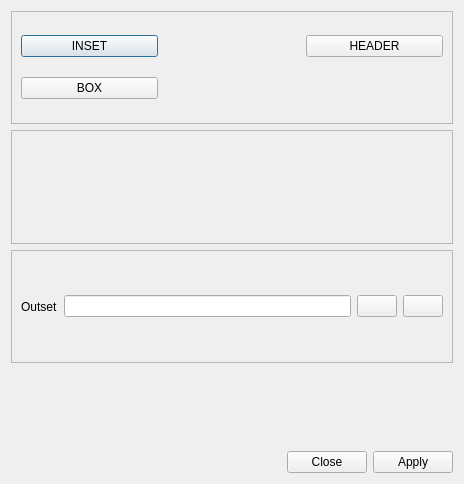
<?xml version="1.0" encoding="UTF-8"?>
<ui version="4.0">
 <class>decim</class>
 <widget class="QDialog" name="decim">
  <property name="geometry">
   <rect>
    <x>0</x>
    <y>0</y>
    <width>464</width>
    <height>484</height>
   </rect>
  </property>
  <property name="windowTitle">
   <string>DECIM</string>
  </property>
  <layout class="QVBoxLayout" name="verticalLayout">
   <item>
    <widget class="QFrame" name="frame">
     <property name="frameShape">
      <enum>QFrame::StyledPanel</enum>
     </property>
     <property name="frameShadow">
      <enum>QFrame::Raised</enum>
     </property>
     <layout class="QGridLayout" name="gridLayout">
      <item row="0" column="0">
       <widget class="QPushButton" name="insetButton">
        <property name="text">
         <string>INSET</string>
        </property>
       </widget>
      </item>
      <item row="0" column="2">
       <widget class="QPushButton" name="headerButton">
        <property name="text">
         <string>HEADER</string>
        </property>
       </widget>
      </item>
      <item row="1" column="0">
       <widget class="QPushButton" name="boxButton">
        <property name="text">
         <string>BOX</string>
        </property>
       </widget>
      </item>
      <item row="0" column="1">
       <widget class="QLabel" name="insetLabel">
        <property name="text">
         <string/>
        </property>
       </widget>
      </item>
      <item row="1" column="1">
       <widget class="QLabel" name="boxLabel">
        <property name="text">
         <string/>
        </property>
       </widget>
      </item>
     </layout>
    </widget>
   </item>
   <item>
    <widget class="QFrame" name="dimensionFrame">
     <property name="frameShape">
      <enum>QFrame::StyledPanel</enum>
     </property>
     <property name="frameShadow">
      <enum>QFrame::Raised</enum>
     </property>
     <layout class="QVBoxLayout" name="dimensionLayout"/>
    </widget>
   </item>
   <item>
    <widget class="QFrame" name="frame_2">
     <property name="frameShape">
      <enum>QFrame::StyledPanel</enum>
     </property>
     <property name="frameShadow">
      <enum>QFrame::Raised</enum>
     </property>
     <layout class="QHBoxLayout" name="horizontalLayout_4">
      <item>
       <widget class="QLabel" name="label_7">
        <property name="text">
         <string>Outset</string>
        </property>
       </widget>
      </item>
      <item>
       <widget class="QLineEdit" name="outsetLine"/>
      </item>
      <item>
       <widget class="QPushButton" name="browserButton">
        <property name="text">
         <string/>
        </property>
        <property name="icon">
         <iconset resource="../resources.qrc">
          <normaloff>:/fileopen.png</normaloff>:/fileopen.png</iconset>
        </property>
       </widget>
      </item>
      <item>
       <widget class="QPushButton" name="replaceButton">
        <property name="text">
         <string/>
        </property>
        <property name="icon">
         <iconset resource="../resources.qrc">
          <normaloff>:/replace.jpg</normaloff>:/replace.jpg</iconset>
        </property>
       </widget>
      </item>
     </layout>
    </widget>
   </item>
   <item>
    <widget class="QFrame" name="advise_panel">
     <property name="enabled">
      <bool>true</bool>
     </property>
     <property name="sizePolicy">
      <sizepolicy hsizetype="Preferred" vsizetype="Maximum">
       <horstretch>0</horstretch>
       <verstretch>0</verstretch>
      </sizepolicy>
     </property>
     <property name="frameShape">
      <enum>QFrame::NoFrame</enum>
     </property>
     <property name="frameShadow">
      <enum>QFrame::Raised</enum>
     </property>
     <layout class="QVBoxLayout" name="advise_panel_layout">
      <item>
       <widget class="QLabel" name="status">
        <property name="text">
         <string/>
        </property>
       </widget>
      </item>
      <item>
       <widget class="QLabel" name="errorMsg">
        <property name="text">
         <string/>
        </property>
       </widget>
      </item>
      <item>
       <widget class="QFrame" name="extra_panel">
        <property name="sizePolicy">
         <sizepolicy hsizetype="Preferred" vsizetype="Maximum">
          <horstretch>0</horstretch>
          <verstretch>0</verstretch>
         </sizepolicy>
        </property>
        <property name="frameShape">
         <enum>QFrame::NoFrame</enum>
        </property>
        <property name="frameShadow">
         <enum>QFrame::Raised</enum>
        </property>
        <layout class="QVBoxLayout" name="extra_panel_layout"/>
       </widget>
      </item>
     </layout>
    </widget>
   </item>
   <item>
    <widget class="QDialogButtonBox" name="buttonBox">
     <property name="orientation">
      <enum>Qt::Horizontal</enum>
     </property>
     <property name="standardButtons">
      <set>QDialogButtonBox::Apply|QDialogButtonBox::Close</set>
     </property>
    </widget>
   </item>
  </layout>
 </widget>
 <resources>
  <include location="../resources.qrc"/>
 </resources>
 <connections>
  <connection>
   <sender>buttonBox</sender>
   <signal>accepted()</signal>
   <receiver>decim</receiver>
   <slot>accept()</slot>
   <hints>
    <hint type="sourcelabel">
     <x>248</x>
     <y>254</y>
    </hint>
    <hint type="destinationlabel">
     <x>157</x>
     <y>274</y>
    </hint>
   </hints>
  </connection>
  <connection>
   <sender>buttonBox</sender>
   <signal>rejected()</signal>
   <receiver>decim</receiver>
   <slot>reject()</slot>
   <hints>
    <hint type="sourcelabel">
     <x>316</x>
     <y>260</y>
    </hint>
    <hint type="destinationlabel">
     <x>286</x>
     <y>274</y>
    </hint>
   </hints>
  </connection>
 </connections>
</ui>
